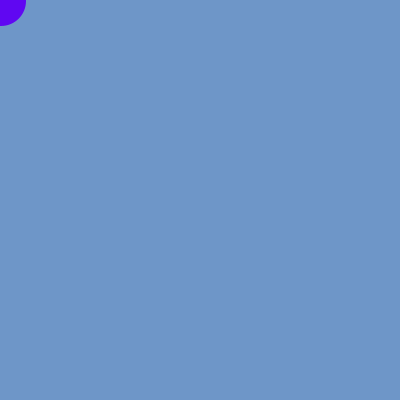
Frame 1 (no input)
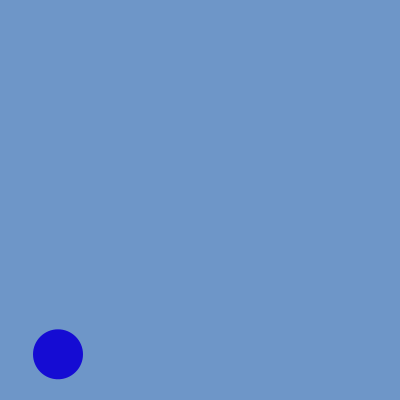
Frame 60 (the mouse pressed at the canvas centre just before this capture)
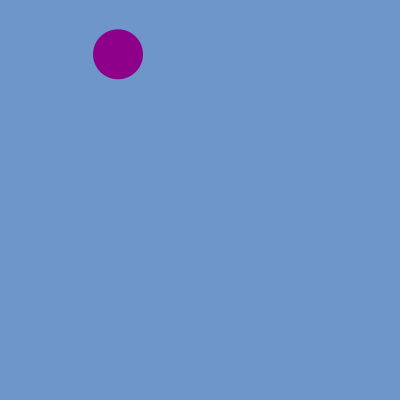
Frame 120 (the mouse held since frame 60 and released just before this capture)

The Processing sketch that drew these frames (run headless with seeded random() and noise(); from frame 60 on, the mouse is pressed at the canvas centre):

// Processing sketch: processing_49423
// ── processing_49423.pde

float x = 1;
float y = 1;
boolean cir = false;
boolean cle = false;

void setup () {
  
  size (400, 400);
  smooth (); 
  ellipseMode (CENTER);
    
}

void draw () {
 
  noStroke ();
  background (110, 150, 200);
  fill (random(150), random(30), random(255));
  ellipse (x, y, 50, 50);
    
  if (cir) {
   
   x++; 
    
  } else { 
   
   x--;
    
  }
  
  if (cle) {
    
   y+= random(5, 10);
   
  } else {
     
   y-= 5;
   
  }   
  
  if (x > width - 25) {
    
    cir = false;
    
  } else if (x < 25) {
    
    cir = true;
    
  }
  
  if (y > height - 25) {
    
    cle = false;
    
  } else if (y < 25) {
    
    cle = true;
    
  }
  
  
}
